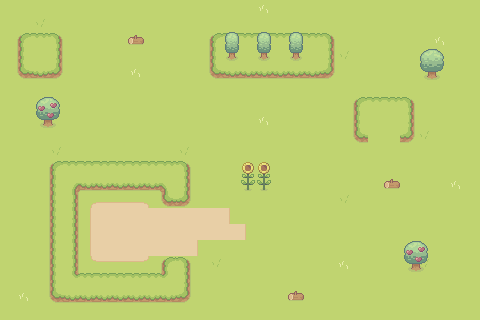

Tiled map render using the project's own tile images. Description and the map definition, with tile-layer contents summarised, below:
An orthogonal 30x20 tile map with 16x16 px tiles, 5 tile layers (background, dirt_paths, ground, things_ground, ...), 3 tilesets.

<map version="1.8" tiledversion="1.8.5" orientation="orthogonal" renderorder="right-down" width="30" height="20" tilewidth="16" tileheight="16" infinite="0" nextlayerid="6" nextobjectid="1">
 <tileset firstgid="1" name="GrassHillTiles" tilewidth="16" tileheight="16" tilecount="77" columns="11">
  <image source="GrassHillTiles.png" width="176" height="112" />
 </tileset>
 <tileset firstgid="78" name="dirt" tilewidth="16" tileheight="16" tilecount="64" columns="8">
  <image source="dirt.png" width="128" height="128" />
 </tileset>
 <tileset firstgid="142" name="things" tilewidth="16" tileheight="16" tilecount="45" columns="9">
  <image source="things.png" width="144" height="80" />
 </tileset>
 <layer id="1" name="background" width="30" height="20">
  <data>[600 cells, 600 non-empty, 3 distinct tile ids]</data>
 </layer>
 <layer id="3" name="dirt_paths" width="30" height="20">
  <data>[600 cells, 39 non-empty, 9 distinct tile ids]</data>
 </layer>
 <layer id="2" name="ground" width="30" height="20">
  <data>[600 cells, 91 non-empty, 13 distinct tile ids]</data>
 </layer>
 <layer id="5" name="things_ground" width="30" height="20">
  <data>[600 cells, 8 non-empty, 5 distinct tile ids]</data>
 </layer>
 <layer id="4" name="things_foreground" width="30" height="20">
  <data>[600 cells, 17 non-empty, 8 distinct tile ids]</data>
 </layer>
</map>
